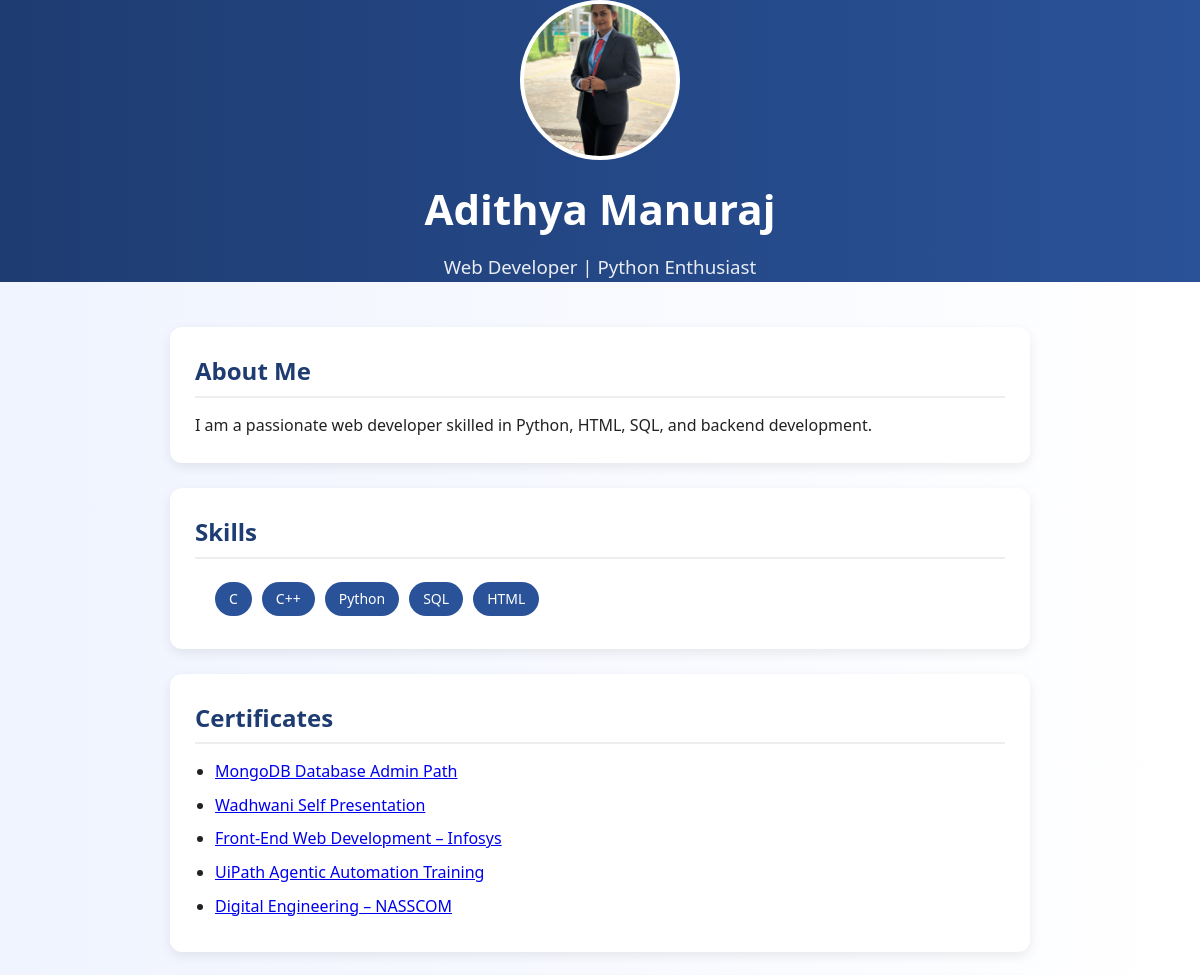
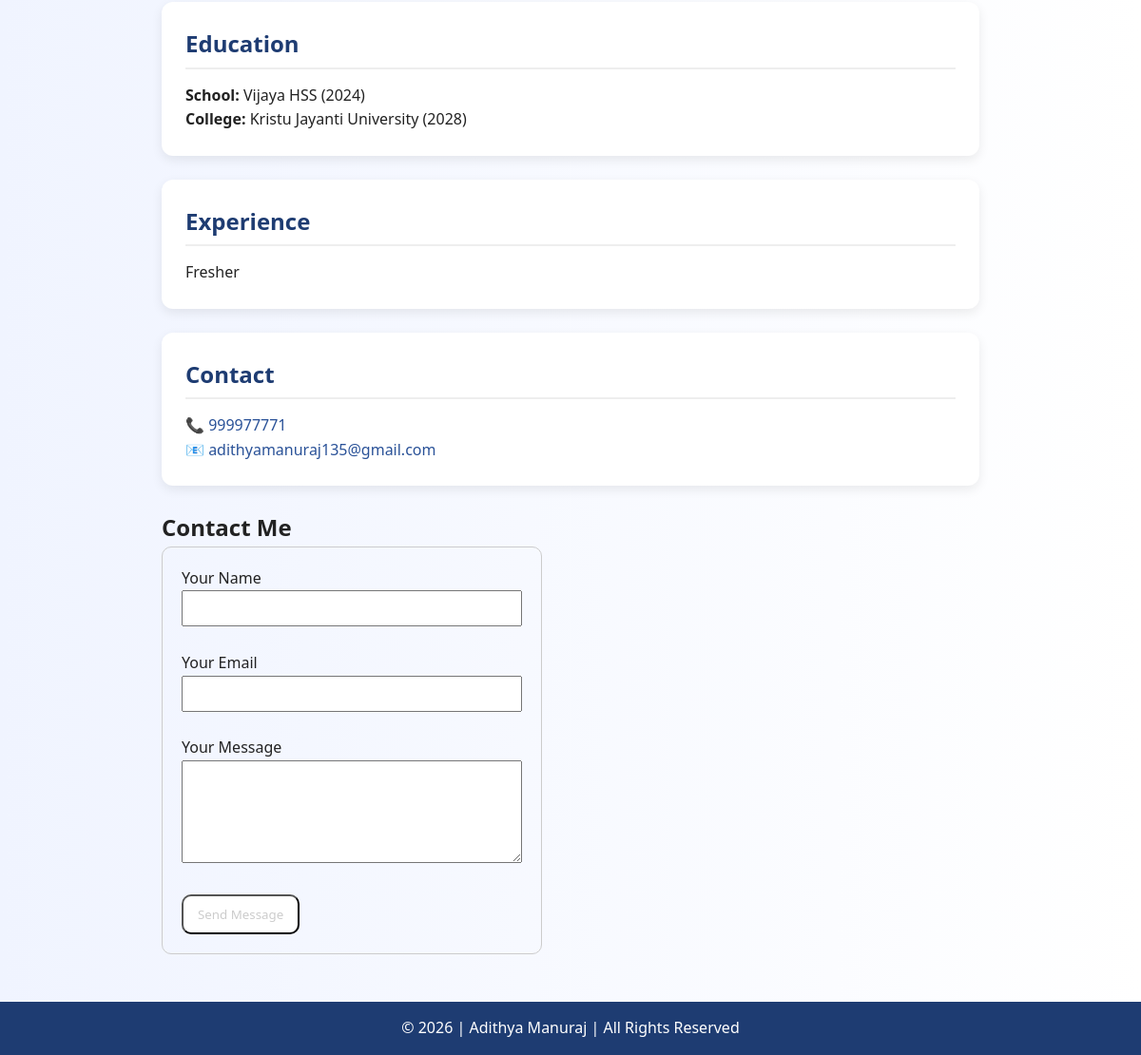
The page / on the database its author committed (2 pictures, top to bottom).
### tables this page shows
CREATE TABLE profile (
            id INTEGER PRIMARY KEY AUTOINCREMENT,
            name TEXT NOT NULL,
            title TEXT NOT NULL,
            about TEXT NOT NULL
        );

### app.py (the view)
@app.route("/")
def home():
    conn = get_db()
    cursor = conn.cursor()
    cursor.execute("SELECT name, title, about FROM profile LIMIT 1")
    profile = cursor.fetchone()
    conn.close()
    return render_template(
        "index.html",
        name=profile[0],
        title=profile[1],
        about=profile[2],
        phone="999977771",
        email="adithyamanuraj135@gmail.com",
        skills=["C", "C++", "Python", "SQL", "HTML"],
        certificates=[
            "MongoDB Database Admin Path",
            "Wadhwani Self Presentation",
            "Front-End Web Development – Infosys",
            "UiPath Agentic Automation Training",
            "Digital Engineering – NASSCOM"
        ],
        school="Vijaya HSS (2024)",
        college="Kristu Jayanti University (2028)",
        experience="Fresher"
    )

### app.py (called while the page is built)
def get_db():
    return sqlite3.connect(DB_NAME)

### templates/index.html (shortened to what this page needs)
<!DOCTYPE html>
<html lang="en">
<head>
    <link rel="stylesheet" href="{{ url_for('static', filename='style.css') }}">
</head>
<body>
<header>
    <img src="{{ url_for('static', filename='image1.jpeg') }}"
         alt="Adithya Photo"
         class="profile-pic">
    <h1>{{ name }}</h1>
    <h3>{{ title }}</h3>
</header>
<main>
    <section>
        <h2>About Me</h2>
        <p>{{ about }}</p>
    </section>
    <section>
        <h2>Skills</h2>
        <ul class="skills-list">
            {% for skill in skills %}
            <li>{{ skill }}</li>
            {% endfor %}
        </ul>
    </section>
<section>
    <h2>Certificates</h2>
<ul>
  <li>
    <a href="https://drive.google.com/file/d/1JjlWrd5rA2bx_NpELNMq4li8AF1YNOip/view?usp=drivesdk" target="_blank">
      MongoDB Database Admin Path
    </a>
  </li>
  <li>
    <a href="https://drive.google.com/file/d/1RW6a81x5E7CNSazZESFJNQ3KMm93Ogk2/view?usp=drivesdk" target="_blank">
      Wadhwani Self Presentation
    </a>
  </li>
  <li>
    <a href="https://drive.google.com/file/d/1DLSlfD31T8zw_6bVJz49MZCWjT-eeYS2/view?usp=drivesdk" target="_blank">
      Front-End Web Development – Infosys
    </a>
  </li>
  <li>
    <a href="https://drive.google.com/file/d/1wv22dvtmpHRXWjO3MFQR4AG-oqpoiHSf/view?usp=drivesdk" target="_blank">
      UiPath Agentic Automation Training
    </a>
  </li>
  <li>
    <a href="https://drive.google.com/file/d/16k7s6ogYozYrr3V24x8LjlnR4OoVxp9g/view?usp=drivesdk" target="_blank">
      Digital Engineering – NASSCOM
    </a>
  </li>
</ul>
</section>
    <section>
        <h2>Education</h2>
        <p><strong>School:</strong> {{ school }}</p>
        <p><strong>College:</strong> {{ college }}</p>
    </section>
    <section>
        <h2>Experience</h2>
        <p>{{ experience }}</p>
    </section>
    <section id="contact">
        <h2>Contact</h2>
        <p>📞
            <a href="tel:{{ phone }}">{{ phone }}</a>
        </p>
        <p>📧
            <a href="mailto:{{ email }}">{{ email }}</a>
        </p>
    </section>
    <h2>Contact Me</h2>
<div style="width:400px; padding:20px; border:1px solid #ccc; border-radius:10px;">
    <form method="POST" action="/enquiry">
        <label>Your Name</label><br>
        <input type="text" name="name" required style="width:100%; padding:8px;"><br><br>
        <label>Your Email</label><br>
        <input type="email" name="email" required style="width:100%; padding:8px;"><br><br>
        <label>Your Message</label><br>
        <textarea name="message" rows="5" required style="width:100%; padding:8px;"></textarea><br><br>
        <button type="submit" style="padding:10px 15px;">Send Message</button>
    </form>
</div>
</main>
<footer>
    <p>© 2026 | {{ name }} | All Rights Reserved</p>
</footer>
</body>
</html>

### static/style.css (style rules this page uses)
* { margin: 0; padding: 0; box-sizing: border-box; font-family: "Segoe UI", Arial, sans-serif; }
body { background: linear-gradient(to right, #f0f4ff, #ffffff); color: #222; line-height: 1.6; }
header { background: #1e3c72; background: linear-gradient(to right, #1e3c72, #2a5298); color: white; padding: 50px 20px; text-align: center; padding:0px; }
header h1 { font-size: 42px; margin-bottom: 10px; }
header h3 { font-weight: normal; opacity: 0.9; }
main { max-width: 900px; margin: auto; padding: 20px; }
section { background: white; margin: 25px 0; padding: 25px; border-radius: 12px; box-shadow: 0 4px 12px rgba(0, 0, 0, 0.08); transition: transform 0.3s ease; }
section h2 { color: #1e3c72; margin-bottom: 15px; border-bottom: 2px solid #eee; padding-bottom: 5px; }
p { font-size: 16px; }
ul { padding-left: 20px; }
li { margin: 8px 0; }
.skills-list { display: flex; flex-wrap: wrap; gap: 10px; }
.skills-list li { list-style: none; background: #2a5298; color: white; padding: 6px 14px; border-radius: 20px; font-size: 14px; }
#contact a { color: #2a5298; text-decoration: none; font-weight: 500; }
footer { background: #1e3c72; color: white; text-align: center; padding: 15px; margin-top: 30px; }
.profile-pic { width: 160px; height: 160px; border-radius: 50%; object-fit: cover; border: 4px solid white; margin: 0 auto 15px; display: block; background: white; }
button { border-radius:10px; color: #ccc; background-color: #fff; }

### rows shown on the page
profile: name "Adithya Manuraj", title "Web Developer | Python Enthusiast", about "I am a passionate web developer skilled in Python, HTML, SQL, and backend development."

### other values the page prints
{{ skill }} "C" "C++" "Python" "SQL" "HTML"
{{ school }} "Vijaya HSS (2024)"
{{ college }} "Kristu Jayanti University (2028)"
{{ experience }} "Fresher"
{{ phone }} "999977771"
{{ email }} "adithyamanuraj135@gmail.com"
